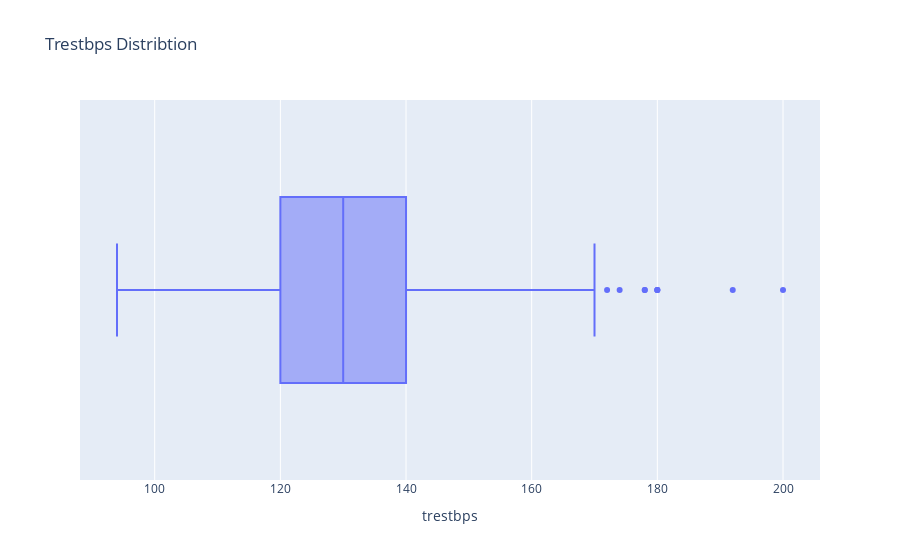

Here is the notebook cell this chart was saved with:
### Markdown cell above
<p> This distribution is right-skewed, showing that most patients have an average cholestoral of around 230. We also find that those with a higher cholestoral tend to have higher changes of having heart disease. The majority of patients are within the cholestoral range of 175-325. A surprising observation from this is that there are a few patients with chol 400-419, all with different disease levels, one with none.  </p>

### Code cell
# Box Plot to show distribution of trestbps
distTrestbpsFig = px.box(X, x='trestbps', title='Trestbps Distribtion')
distTrestbpsFig.show()

### Figure 1 — Plotly figure (JSON) as saved in the notebook; plotly's stock layout.template omitted (floating-point values rounded to 4 significant figures; data arrays with more than 128 entries replaced by an {"elided": "..."} marker saying what was removed)
{"data": [{"alignmentgroup": "True", "hovertemplate": "trestbps=%{x}<extra></extra>", "legendgroup": "", "marker": {"color": "#636efa"}, "name": "", "notched": false, "offsetgroup": "", "orientation": "h", "showlegend": false, "type": "box", "x": {"elided": "303 int values"}, "x0": " ", "xaxis": "x", "y0": " ", "yaxis": "y"}], "layout": {"boxmode": "group", "legend": {"tracegroupgap": 0}, "title": {"text": "Trestbps Distribtion"}, "xaxis": {"anchor": "y", "domain": [0, 1], "title": {"text": "trestbps"}}, "yaxis": {"anchor": "x", "domain": [0, 1]}}}
